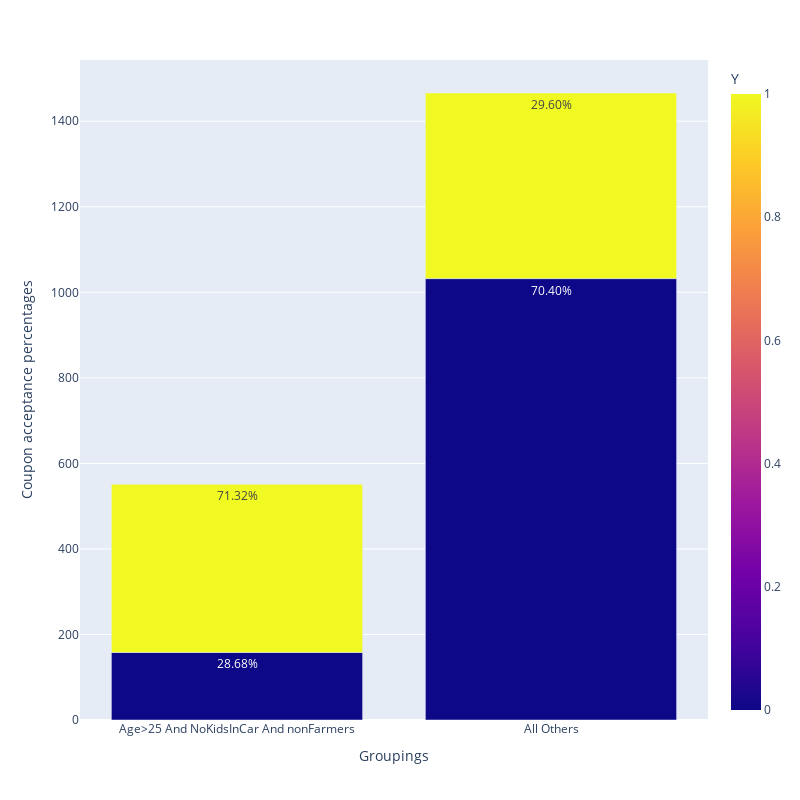

Source (notebook cell):
### Markdown cell above
5. Use the same process to compare the acceptance rate between drivers who go to bars more than once a month and had passengers that were not a kid and had occupations other than farming, fishing, or forestry.

### Code cell
bar_data = bar_data.drop('crit',axis=1)
bar_more_than_once = ['1~3', 'gt8', '4~8']
occ_ignore_list = ['Farming Fishing & Forestry']
psngr_ignore_list = ['Kid(s)']
#print(bar_data['passanger'].unique())
#print(bar_data['occupation'].unique())
bar_data.loc[(bar_data.eval('Bar in @bar_more_than_once and \
                             passanger not in @psngr_ignore_list and \
                             occupation not in @occ_ignore_list')),'crit'] = 'Age>25 And NoKidsInCar And nonFarmers'
bar_data.loc[(bar_data['crit'].isnull()), 'crit'] = 'All Others'

bar_data_g = bar_data.groupby(['crit', 'Y']).size().reset_index()
bar_data_g['percentage'] = bar_data.groupby(['crit', 'Y']).size().groupby(level=0).apply(lambda x: 100 * x / float(x.sum())).values
bar_data_g.columns = ['crit', 'Y', 'Counts', 'Percentage']

fig = px.bar(bar_data_g, x='crit',
             labels={'crit':'Groupings', 'value':'Coupon acceptance percentages'},
             y=['Counts'], color='Y', text=bar_data_g['Percentage'].apply(lambda x: '{0:1.2f}%'.format(x)))
fig.update_layout(width=800,
    height=800)
fig.show()
bar_data_g.head()

### Figure 1 — Plotly figure (JSON) as saved in the notebook; plotly's stock layout.template omitted (floating-point values rounded to 4 significant figures)
{"data": [{"alignmentgroup": "True", "hovertemplate": "Groupings=%{x}<br>Coupon acceptance percentages=%{y}<br>text=%{text}<br>Y=%{marker.color}<extra></extra>", "legendgroup": "", "marker": {"color": [0, 1, 0, 1], "coloraxis": "coloraxis", "pattern": {"shape": ""}}, "name": "", "offsetgroup": "", "orientation": "v", "showlegend": false, "text": ["28.68%", "71.32%", "70.40%", "29.60%"], "textposition": "auto", "type": "bar", "x": ["Age>25 And NoKidsInCar And nonFarmers", "Age>25 And NoKidsInCar And nonFarmers", "All Others", "All Others"], "xaxis": "x", "y": [158, 393, 1032, 434], "yaxis": "y"}], "layout": {"barmode": "relative", "coloraxis": {"colorbar": {"title": {"text": "Y"}}, "colorscale": [[0, "#0d0887"], [0.1111, "#46039f"], [0.2222, "#7201a8"], [0.3333, "#9c179e"], [0.4444, "#bd3786"], [0.5556, "#d8576b"], [0.6667, "#ed7953"], [0.7778, "#fb9f3a"], [0.8889, "#fdca26"], [1, "#f0f921"]]}, "height": 800, "legend": {"tracegroupgap": 0}, "margin": {"t": 60}, "width": 800, "xaxis": {"anchor": "y", "domain": [0, 1], "title": {"text": "Groupings"}}, "yaxis": {"anchor": "x", "domain": [0, 1], "title": {"text": "Coupon acceptance percentages"}}}}
